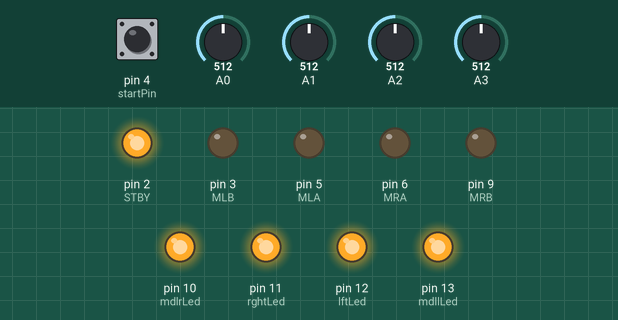
Bench run of a sketch on a simulated Arduino Uno, built with avr-gcc and run on an emulated ATmega328P. Shown: output pins drawn as LEDs (lit = HIGH). The inputs (shaded band) are chosen by the test bench; at power-on: A0 = 512, A1 = 512, pin 4 (startPin) HIGH, A2 = 512, A3 = 512. What the sketch prints to the serial monitor is not drawn.

Above: at 1.2 s.
1.3 s: A0 set to 418
4.3 s: A0 set to 382
At 5.4 s:
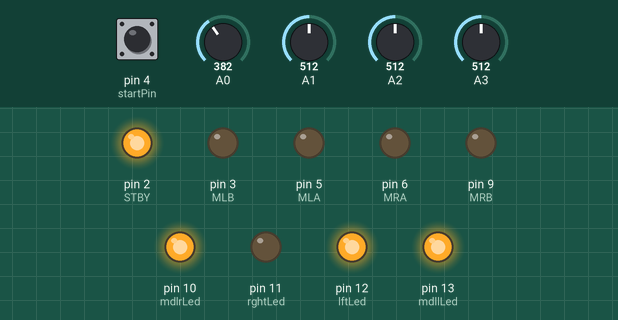
5.8 s: A1 set to 30
At 6.5 s:
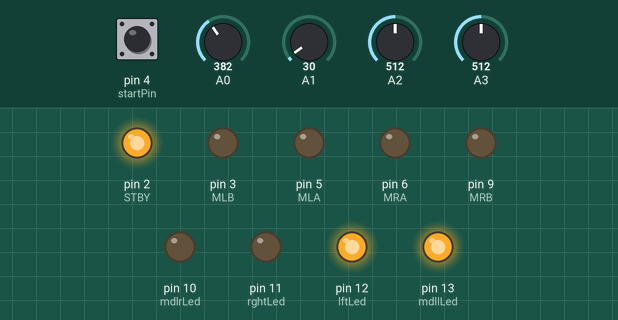
7.3 s: pin 4 (startPin) pulled LOW for 0.15 s
At 7.4 s:
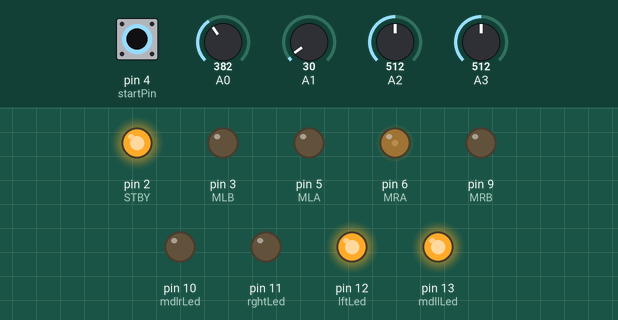
Timing chart, 0 to 10.0 s (numbered marks = the images above; inputs shaded):
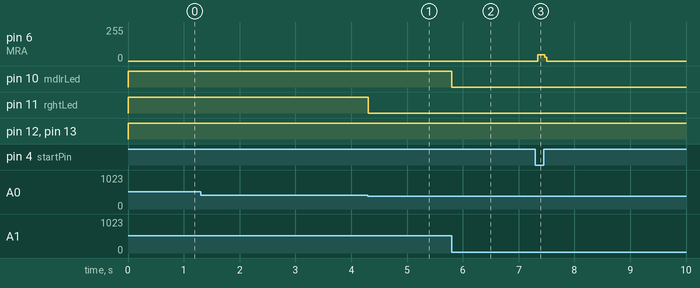

Measured:
- the behaviour switches between 401 and 400 on A0 (found by bisection; images 0 and 1)
- after the input at 4.3 s, pin 11 (rghtLed): HIGH → LOW at once
- after the input at 5.8 s, pin 10 (mdlrLed): HIGH → LOW at once
- after the input at 7.3 s, pin 6 (MRA): 0/255 → 48/255 after 0.05 s, → 0/255 0.12 s later

The sketch:

mini_lfr2.ino
```cpp
/*Created by Md. Kaiser Raihan
 * Line Follower
 * normal stable (40,44) turn delay 120 turn forward 10
 *
 */
#include <LiquidCrystal.h>
const int startPin = 4;
const int APin = 8;
const int BPin = 7;
const int rghtLed=11;
const int mdlrLed=10;
const int mdllLed=13;
const int lftLed=12;
int x=1;
int buttonState=0;
int lft=0,mdll=0,mdlr=0,rght=0;
#define MLA 5
#define MLB 3
#define MRA 6
#define MRB 9
#define STBY 2
void motorDrive(int x, int y){
  if (x>=0){
  analogWrite(MLA, x);
  analogWrite(MLB, 0);
  }
  else{
  x=-1*x;
  analogWrite(MLA, 0);
  analogWrite(MLB, x);
  }
  if (y>=0){
  analogWrite(MRA, y);
  analogWrite(MRB, 0);
  }
  else{
  y=-1*y;
  analogWrite(MRA, 0);
  analogWrite(MRB, y);
  }
}
unsigned int Reff[]={400,400,400,400};
void setup() {
  pinMode(startPin,INPUT);
  pinMode(MLA, OUTPUT);
  pinMode(MLB, OUTPUT);
  pinMode(MRA, OUTPUT);
  pinMode(MRB, OUTPUT);
  pinMode(STBY, OUTPUT);
  digitalWrite(STBY,HIGH);
  pinMode(rghtLed,OUTPUT);
  pinMode(mdlrLed,OUTPUT);
  pinMode(mdllLed,OUTPUT);
  pinMode(lftLed,OUTPUT);
  const int lftLed=12;
  Serial.begin(115200);


}

void loop() {

  rght=analogRead(A0);
  mdlr=analogRead(A1);
  mdll=analogRead(A2);
  lft=analogRead(A3);
  Serial.print(lft);
  Serial.print("\t");
  Serial.print(mdll);
  Serial.print("\t");
  Serial.print(mdlr);
  Serial.print("\t");
  Serial.print(rght);
  Serial.print("\n");
  if(lft>Reff[0])
  {
    digitalWrite(lftLed,HIGH);
  }
  else
  {
    digitalWrite(lftLed,LOW);
  }
  if(rght>Reff[3])
  {
    digitalWrite(rghtLed,HIGH);
  }
  else
  {
    digitalWrite(rghtLed,LOW);
  }
  if(mdll>Reff[1])
  {
    digitalWrite(mdllLed,HIGH);
  }
  else
  {
    digitalWrite(mdllLed,LOW);
  }
  if(mdlr>Reff[2])
  {
    digitalWrite(mdlrLed,HIGH);
  }
  else
  {
    digitalWrite(mdlrLed,LOW);
  }
  buttonState = digitalRead(startPin);
  if (buttonState ==LOW)
  {
    x=x+1;
  }
  if(x%2==0){


  if(lft<Reff[0]&&mdll>Reff[1]&&mdlr>Reff[2]&&rght<Reff[3])
  {
    motorDrive(90,95); //forward
  }
  else if(lft>Reff[0]&&mdll<Reff[1]&&mdlr<Reff[2]&&rght<Reff[3])
  {
    motorDrive(0,95); //left
  }
  else if(lft<Reff[0]&&mdll>Reff[1]&&mdlr<Reff[2]&&rght<Reff[3])
  {
    motorDrive(0,95); //left
  }
  else if(lft>Reff[0]&&mdll>Reff[1]&&mdlr<Reff[2]&&rght<Reff[3])
  {
    motorDrive(0,95); //left
  }
  else if(lft<Reff[0]&&mdll<Reff[1]&&mdlr>Reff[2]&&rght<Reff[3])
  {
    motorDrive(90,0); //right
  }
  else if(lft<Reff[0]&&mdll<Reff[1]&&mdlr>Reff[2]&&rght>Reff[3])
  {
    motorDrive(90,0); //right
  }
  else if(lft<Reff[0]&&mdll<Reff[1]&&mdlr<Reff[2]&&rght>Reff[3])
  {
    motorDrive(90,0); //right
  }
  else if(lft<Reff[0]&&mdll>Reff[1]&&mdlr>Reff[2]&&rght>Reff[3])
  {
  motorDrive(90,95); //turn right
  delay(5);
  motorDrive(90,-95);
  delay(60);
  }

  else if(lft>Reff[0]&&mdll>Reff[1]&&mdlr>Reff[2]&&rght<Reff[3])
  {
  motorDrive(90,95); //turn left
  delay(5);
  motorDrive(-90,95);
  delay(60);
  }

  else if(lft>Reff[0]&&mdll>Reff[1]&&mdlr>Reff[2]&&rght>Reff[3])
  {
    motorDrive(0,0); //stop

  }
  }
  else
  {
      motorDrive(0,0); //stop
    }

  }
```
